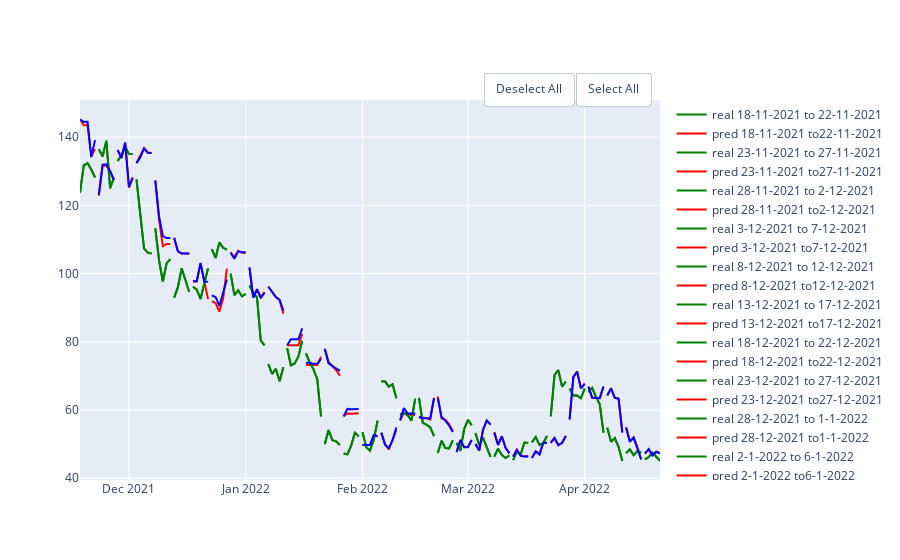

This figure's notebook cell:
### Markdown cell above
## Gradient Boost

### Code cell
gb_mae = GradientBoostingRegressor(random_state = 10 , criterion='mae')
gb_mse = GradientBoostingRegressor(random_state = 10 , criterion='mse')

df = pd.DataFrame(columns = ['MAE', 'MSE','RMSE','R2'], index = ['mae','mse'])
show_results(df, df_axs,'close',100,5,gb_mae, gb_mse)

### Figure 1 — Plotly figure (JSON) as saved in the notebook; plotly's stock layout.template omitted (floating-point values rounded to 4 significant figures)
{"data": [{"line": {"color": "green"}, "mode": "lines", "name": "real 18-11-2021 to 22-11-2021", "type": "scatter", "x": ["2021-11-18T00:00:00", "2021-11-19T00:00:00", "2021-11-20T00:00:00", "2021-11-21T00:00:00", "2021-11-22T00:00:00"], "y": [123.8, 131.7, 132.4, 130.5, 128.2]}, {"line": {"color": "red"}, "mode": "lines", "name": "pred 18-11-2021 to22-11-2021", "type": "scatter", "x": ["2021-11-18T00:00:00", "2021-11-19T00:00:00", "2021-11-20T00:00:00", "2021-11-21T00:00:00", "2021-11-22T00:00:00"], "y": [145.3, 143.5, 143.5, 134.4, 136.5]}, {"line": {"color": "green"}, "mode": "lines", "name": "real 23-11-2021 to 27-11-2021", "type": "scatter", "x": ["2021-11-23T00:00:00", "2021-11-24T00:00:00", "2021-11-25T00:00:00", "2021-11-26T00:00:00", "2021-11-27T00:00:00"], "y": [136.5, 134.3, 139.0, 125.0, 128.0]}, {"line": {"color": "red"}, "mode": "lines", "name": "pred 23-11-2021 to27-11-2021", "type": "scatter", "x": ["2021-11-23T00:00:00", "2021-11-24T00:00:00", "2021-11-25T00:00:00", "2021-11-26T00:00:00", "2021-11-27T00:00:00"], "y": [122.9, 131.6, 131.6, 129.8, 127.4]}, {"line": {"color": "green"}, "mode": "lines", "name": "real 28-11-2021 to 2-12-2021", "type": "scatter", "x": ["2021-11-28T00:00:00", "2021-11-29T00:00:00", "2021-11-30T00:00:00", "2021-12-01T00:00:00", "2021-12-02T00:00:00"], "y": [133.0, 134.7, 137.1, 135.1, 135.1]}, {"line": {"color": "red"}, "mode": "lines", "name": "pred 28-11-2021 to2-12-2021", "type": "scatter", "x": ["2021-11-28T00:00:00", "2021-11-29T00:00:00", "2021-11-30T00:00:00", "2021-12-01T00:00:00", "2021-12-02T00:00:00"], "y": [136.2, 133.9, 138.4, 125.2, 128.1]}, {"line": {"color": "green"}, "mode": "lines", "name": "real 3-12-2021 to 7-12-2021", "type": "scatter", "x": ["2021-12-03T00:00:00", "2021-12-04T00:00:00", "2021-12-05T00:00:00", "2021-12-06T00:00:00", "2021-12-07T00:00:00"], "y": [127.6, 118.0, 107.4, 106.1, 105.9]}, {"line": {"color": "red"}, "mode": "lines", "name": "pred 3-12-2021 to7-12-2021", "type": "scatter", "x": ["2021-12-03T00:00:00", "2021-12-04T00:00:00", "2021-12-05T00:00:00", "2021-12-06T00:00:00", "2021-12-07T00:00:00"], "y": [132.4, 134.7, 136.7, 135.5, 135.4]}, {"line": {"color": "green"}, "mode": "lines", "name": "real 8-12-2021 to 12-12-2021", "type": "scatter", "x": ["2021-12-08T00:00:00", "2021-12-09T00:00:00", "2021-12-10T00:00:00", "2021-12-11T00:00:00", "2021-12-12T00:00:00"], "y": [113.3, 103.8, 97.66, 103.0, 104.3]}, {"line": {"color": "red"}, "mode": "lines", "name": "pred 8-12-2021 to12-12-2021", "type": "scatter", "x": ["2021-12-08T00:00:00", "2021-12-09T00:00:00", "2021-12-10T00:00:00", "2021-12-11T00:00:00", "2021-12-12T00:00:00"], "y": [127.3, 115.7, 108.0, 108.6, 108.6]}, {"line": {"color": "green"}, "mode": "lines", "name": "real 13-12-2021 to 17-12-2021", "type": "scatter", "x": ["2021-12-13T00:00:00", "2021-12-14T00:00:00", "2021-12-15T00:00:00", "2021-12-16T00:00:00", "2021-12-17T00:00:00"], "y": [92.92, 96.02, 101.6, 98.03, 94.59]}, {"line": {"color": "red"}, "mode": "lines", "name": "pred 13-12-2021 to17-12-2021", "type": "scatter", "x": ["2021-12-13T00:00:00", "2021-12-14T00:00:00", "2021-12-15T00:00:00", "2021-12-16T00:00:00", "2021-12-17T00:00:00"], "y": [110.4, 106.5, 105.9, 105.9, 105.9]}, {"line": {"color": "green"}, "mode": "lines", "name": "real 18-12-2021 to 22-12-2021", "type": "scatter", "x": ["2021-12-18T00:00:00", "2021-12-19T00:00:00", "2021-12-20T00:00:00", "2021-12-21T00:00:00", "2021-12-22T00:00:00"], "y": [96.15, 95.3, 92.57, 97.24, 101.5]}, {"line": {"color": "red"}, "mode": "lines", "name": "pred 18-12-2021 to22-12-2021", "type": "scatter", "x": ["2021-12-18T00:00:00", "2021-12-19T00:00:00", "2021-12-20T00:00:00", "2021-12-21T00:00:00", "2021-12-22T00:00:00"], "y": [97.67, 97.67, 103.1, 97.67, 92.5]}, {"line": {"color": "green"}, "mode": "lines", "name": "real 23-12-2021 to 27-12-2021", "type": "scatter", "x": ["2021-12-23T00:00:00", "2021-12-24T00:00:00", "2021-12-25T00:00:00", "2021-12-26T00:00:00", "2021-12-27T00:00:00"], "y": [107.2, 104.6, 109.1, 107.6, 107.0]}, {"line": {"color": "red"}, "mode": "lines", "name": "pred 23-12-2021 to27-12-2021", "type": "scatter", "x": ["2021-12-23T00:00:00", "2021-12-24T00:00:00", "2021-12-25T00:00:00", "2021-12-26T00:00:00", "2021-12-27T00:00:00"], "y": [91.94, 91.34, 88.84, 92.65, 101.4]}, {"line": {"color": "green"}, "mode": "lines", "name": "real 28-12-2021 to 1-1-2022", "type": "scatter", "x": ["2021-12-28T00:00:00", "2021-12-29T00:00:00", "2021-12-30T00:00:00", "2021-12-31T00:00:00", "2022-01-01T00:00:00"], "y": [99.97, 93.69, 95.1, 93.3, 94.04]}, {"line": {"color": "red"}, "mode": "lines", "name": "pred 28-12-2021 to1-1-2022", "type": "scatter", "x": ["2021-12-28T00:00:00", "2021-12-29T00:00:00", "2021-12-30T00:00:00", "2021-12-31T00:00:00", "2022-01-01T00:00:00"], "y": [106.2, 104.8, 106.7, 106.1, 106.1]}, {"line": {"color": "green"}, "mode": "lines", "name": "real 2-1-2022 to 6-1-2022", "type": "scatter", "x": ["2022-01-02T00:00:00", "2022-01-03T00:00:00", "2022-01-04T00:00:00", "2022-01-05T00:00:00", "2022-01-06T00:00:00"], "y": [96.51, 94.32, 93.0, 80.35, 78.97]}, {"line": {"color": "red"}, "mode": "lines", "name": "pred 2-1-2022 to6-1-2022", "type": "scatter", "x": ["2022-01-02T00:00:00", "2022-01-03T00:00:00", "2022-01-04T00:00:00", "2022-01-05T00:00:00", "2022-01-06T00:00:00"], "y": [101.7, 93.01, 95.3, 93.01, 94.6]}, {"line": {"color": "green"}, "mode": "lines", "name": "real 7-1-2022 to 11-1-2022", "type": "scatter", "x": ["2022-01-07T00:00:00", "2022-01-08T00:00:00", "2022-01-09T00:00:00", "2022-01-10T00:00:00", "2022-01-11T00:00:00"], "y": [73.45, 70.58, 72.05, 68.44, 72.55]}, {"line": {"color": "red"}, "mode": "lines", "name": "pred 7-1-2022 to11-1-2022", "type": "scatter", "x": ["2022-01-07T00:00:00", "2022-01-08T00:00:00", "2022-01-09T00:00:00", "2022-01-10T00:00:00", "2022-01-11T00:00:00"], "y": [96.22, 94.6, 93.07, 92.28, 88.23]}, {"line": {"color": "green"}, "mode": "lines", "name": "real 12-1-2022 to 16-1-2022", "type": "scatter", "x": ["2022-01-12T00:00:00", "2022-01-13T00:00:00", "2022-01-14T00:00:00", "2022-01-15T00:00:00", "2022-01-16T00:00:00"], "y": [78.15, 73.08, 73.67, 75.71, 80.28]}, {"line": {"color": "red"}, "mode": "lines", "name": "pred 12-1-2022 to16-1-2022", "type": "scatter", "x": ["2022-01-12T00:00:00", "2022-01-13T00:00:00", "2022-01-14T00:00:00", "2022-01-15T00:00:00", "2022-01-16T00:00:00"], "y": [78.99, 79.01, 79.01, 79.02, 82.29]}, {"line": {"color": "green"}, "mode": "lines", "name": "real 17-1-2022 to 21-1-2022", "type": "scatter", "x": ["2022-01-17T00:00:00", "2022-01-18T00:00:00", "2022-01-19T00:00:00", "2022-01-20T00:00:00", "2022-01-21T00:00:00"], "y": [76.62, 73.9, 71.9, 69.04, 58.1]}, {"line": {"color": "red"}, "mode": "lines", "name": "pred 17-1-2022 to21-1-2022", "type": "scatter", "x": ["2022-01-17T00:00:00", "2022-01-18T00:00:00", "2022-01-19T00:00:00", "2022-01-20T00:00:00", "2022-01-21T00:00:00"], "y": [73.19, 73.18, 73.16, 73.17, 75.62]}, {"line": {"color": "green"}, "mode": "lines", "name": "real 22-1-2022 to 26-1-2022", "type": "scatter", "x": ["2022-01-22T00:00:00", "2022-01-23T00:00:00", "2022-01-24T00:00:00", "2022-01-25T00:00:00", "2022-01-26T00:00:00"], "y": [50.0, 54.13, 51.17, 50.79, 49.7]}, {"line": {"color": "red"}, "mode": "lines", "name": "pred 22-1-2022 to26-1-2022", "type": "scatter", "x": ["2022-01-22T00:00:00", "2022-01-23T00:00:00", "2022-01-24T00:00:00", "2022-01-25T00:00:00", "2022-01-26T00:00:00"], "y": [77.85, 74.06, 72.9, 71.75, 70.05]}, {"line": {"color": "green"}, "mode": "lines", "name": "real 27-1-2022 to 31-1-2022", "type": "scatter", "x": ["2022-01-27T00:00:00", "2022-01-28T00:00:00", "2022-01-29T00:00:00", "2022-01-30T00:00:00", "2022-01-31T00:00:00"], "y": [47.26, 46.99, 49.57, 53.36, 52.28]}, {"line": {"color": "red"}, "mode": "lines", "name": "pred 27-1-2022 to31-1-2022", "type": "scatter", "x": ["2022-01-27T00:00:00", "2022-01-28T00:00:00", "2022-01-29T00:00:00", "2022-01-30T00:00:00", "2022-01-31T00:00:00"], "y": [58.16, 58.99, 58.92, 59.02, 59.02]}, {"line": {"color": "green"}, "mode": "lines", "name": "real 1-2-2022 to 5-2-2022", "type": "scatter", "x": ["2022-02-01T00:00:00", "2022-02-02T00:00:00", "2022-02-03T00:00:00", "2022-02-04T00:00:00", "2022-02-05T00:00:00"], "y": [53.48, 49.08, 48.09, 51.23, 56.89]}, {"line": {"color": "red"}, "mode": "lines", "name": "pred 1-2-2022 to5-2-2022", "type": "scatter", "x": ["2022-02-01T00:00:00", "2022-02-02T00:00:00", "2022-02-03T00:00:00", "2022-02-04T00:00:00", "2022-02-05T00:00:00"], "y": [49.77, 49.77, 49.79, 52.51, 52.3]}, {"line": {"color": "green"}, "mode": "lines", "name": "real 6-2-2022 to 10-2-2022", "type": "scatter", "x": ["2022-02-06T00:00:00", "2022-02-07T00:00:00", "2022-02-08T00:00:00", "2022-02-09T00:00:00", "2022-02-10T00:00:00"], "y": [68.42, 68.34, 66.85, 67.55, 63.47]}, {"line": {"color": "red"}, "mode": "lines", "name": "pred 6-2-2022 to10-2-2022", "type": "scatter", "x": ["2022-02-06T00:00:00", "2022-02-07T00:00:00", "2022-02-08T00:00:00", "2022-02-09T00:00:00", "2022-02-10T00:00:00"], "y": [53.32, 49.91, 48.41, 51.17, 54.24]}, {"line": {"color": "green"}, "mode": "lines", "name": "real 11-2-2022 to 15-2-2022", "type": "scatter", "x": ["2022-02-11T00:00:00", "2022-02-12T00:00:00", "2022-02-13T00:00:00", "2022-02-14T00:00:00", "2022-02-15T00:00:00"], "y": [58.65, 59.12, 58.45, 56.87, 63.29]}, {"line": {"color": "red"}, "mode": "lines", "name": "pred 11-2-2022 to15-2-2022", "type": "scatter", "x": ["2022-02-11T00:00:00", "2022-02-12T00:00:00", "2022-02-13T00:00:00", "2022-02-14T00:00:00", "2022-02-15T00:00:00"], "y": [56.92, 59.23, 58.59, 58.56, 58.54]}, {"line": {"color": "green"}, "mode": "lines", "name": "real 16-2-2022 to 20-2-2022", "type": "scatter", "x": ["2022-02-16T00:00:00", "2022-02-17T00:00:00", "2022-02-18T00:00:00", "2022-02-19T00:00:00", "2022-02-20T00:00:00"], "y": [63.58, 56.26, 55.69, 54.88, 52.34]}, {"line": {"color": "red"}, "mode": "lines", "name": "pred 16-2-2022 to20-2-2022", "type": "scatter", "x": ["2022-02-16T00:00:00", "2022-02-17T00:00:00", "2022-02-18T00:00:00", "2022-02-19T00:00:00", "2022-02-20T00:00:00"], "y": [57.78, 57.65, 57.67, 57.21, 63.54]}, {"line": {"color": "green"}, "mode": "lines", "name": "real 21-2-2022 to 25-2-2022", "type": "scatter", "x": ["2022-02-21T00:00:00", "2022-02-22T00:00:00", "2022-02-23T00:00:00", "2022-02-24T00:00:00", "2022-02-25T00:00:00"], "y": [47.4, 50.99, 48.87, 48.76, 51.08]}, {"line": {"color": "red"}, "mode": "lines", "name": "pred 21-2-2022 to25-2-2022", "type": "scatter", "x": ["2022-02-21T00:00:00", "2022-02-22T00:00:00", "2022-02-23T00:00:00", "2022-02-24T00:00:00", "2022-02-25T00:00:00"], "y": [63.95, 57.49, 57.15, 55.9, 53.8]}, {"line": {"color": "green"}, "mode": "lines", "name": "real 26-2-2022 to 2-3-2022", "type": "scatter", "x": ["2022-02-26T00:00:00", "2022-02-27T00:00:00", "2022-02-28T00:00:00", "2022-03-01T00:00:00", "2022-03-02T00:00:00"], "y": [50.33, 48.04, 54.41, 57.11, 55.53]}, {"line": {"color": "red"}, "mode": "lines", "name": "pred 26-2-2022 to2-3-2022", "type": "scatter", "x": ["2022-02-26T00:00:00", "2022-02-27T00:00:00", "2022-02-28T00:00:00", "2022-03-01T00:00:00", "2022-03-02T00:00:00"], "y": [47.64, 51.19, 49.14, 49.14, 51.19]}, {"line": {"color": "green"}, "mode": "lines", "name": "real 3-3-2022 to 7-3-2022", "type": "scatter", "x": ["2022-03-03T00:00:00", "2022-03-04T00:00:00", "2022-03-05T00:00:00", "2022-03-06T00:00:00", "2022-03-07T00:00:00"], "y": [53.28, 49.68, 51.91, 48.86, 46.29]}, {"line": {"color": "red"}, "mode": "lines", "name": "pred 3-3-2022 to7-3-2022", "type": "scatter", "x": ["2022-03-03T00:00:00", "2022-03-04T00:00:00", "2022-03-05T00:00:00", "2022-03-06T00:00:00", "2022-03-07T00:00:00"], "y": [49.98, 48.11, 54.13, 56.88, 55.8]}, {"line": {"color": "green"}, "mode": "lines", "name": "real 8-3-2022 to 12-3-2022", "type": "scatter", "x": ["2022-03-08T00:00:00", "2022-03-09T00:00:00", "2022-03-10T00:00:00", "2022-03-11T00:00:00", "2022-03-12T00:00:00"], "y": [46.34, 48.65, 46.82, 45.93, 46.66]}, {"line": {"color": "red"}, "mode": "lines", "name": "pred 8-3-2022 to12-3-2022", "type": "scatter", "x": ["2022-03-08T00:00:00", "2022-03-09T00:00:00", "2022-03-10T00:00:00", "2022-03-11T00:00:00", "2022-03-12T00:00:00"], "y": [53.5, 49.84, 52.24, 48.88, 47.38]}, {"line": {"color": "green"}, "mode": "lines", "name": "real 13-3-2022 to 17-3-2022", "type": "scatter", "x": ["2022-03-13T00:00:00", "2022-03-14T00:00:00", "2022-03-15T00:00:00", "2022-03-16T00:00:00", "2022-03-17T00:00:00"], "y": [45.32, 47.84, 46.96, 50.45, 50.32]}, {"line": {"color": "red"}, "mode": "lines", "name": "pred 13-3-2022 to17-3-2022", "type": "scatter", "x": ["2022-03-13T00:00:00", "2022-03-14T00:00:00", "2022-03-15T00:00:00", "2022-03-16T00:00:00", "2022-03-17T00:00:00"], "y": [46.36, 48.39, 46.64, 46.36, 46.52]}, {"line": {"color": "green"}, "mode": "lines", "name": "real 18-3-2022 to 22-3-2022", "type": "scatter", "x": ["2022-03-18T00:00:00", "2022-03-19T00:00:00", "2022-03-20T00:00:00", "2022-03-21T00:00:00", "2022-03-22T00:00:00"], "y": [50.51, 52.07, 49.75, 50.3, 52.39]}, {"line": {"color": "red"}, "mode": "lines", "name": "pred 18-3-2022 to22-3-2022", "type": "scatter", "x": ["2022-03-18T00:00:00", "2022-03-19T00:00:00", "2022-03-20T00:00:00", "2022-03-21T00:00:00", "2022-03-22T00:00:00"], "y": [45.95, 47.87, 46.96, 50.42, 50.42]}, {"line": {"color": "green"}, "mode": "lines", "name": "real 23-3-2022 to 27-3-2022", "type": "scatter", "x": ["2022-03-23T00:00:00", "2022-03-24T00:00:00", "2022-03-25T00:00:00", "2022-03-26T00:00:00", "2022-03-27T00:00:00"], "y": [58.12, 70.31, 71.66, 66.89, 68.31]}, {"line": {"color": "red"}, "mode": "lines", "name": "pred 23-3-2022 to27-3-2022", "type": "scatter", "x": ["2022-03-23T00:00:00", "2022-03-24T00:00:00", "2022-03-25T00:00:00", "2022-03-26T00:00:00", "2022-03-27T00:00:00"], "y": [50.48, 51.71, 49.68, 50.3, 52.37]}, {"line": {"color": "green"}, "mode": "lines", "name": "real 28-3-2022 to 1-4-2022", "type": "scatter", "x": ["2022-03-28T00:00:00", "2022-03-29T00:00:00", "2022-03-30T00:00:00", "2022-03-31T00:00:00", "2022-04-01T00:00:00"], "y": [66.33, 64.23, 64.23, 63.45, 66.26]}, {"line": {"color": "red"}, "mode": "lines", "name": "pred 28-3-2022 to1-4-2022", "type": "scatter", "x": ["2022-03-28T00:00:00", "2022-03-29T00:00:00", "2022-03-30T00:00:00", "2022-03-31T00:00:00", "2022-04-01T00:00:00"], "y": [57.5, 69.66, 71.34, 66.36, 67.84]}, {"line": {"color": "green"}, "mode": "lines", "name": "real 2-4-2022 to 6-4-2022", "type": "scatter", "x": ["2022-04-02T00:00:00", "2022-04-03T00:00:00", "2022-04-04T00:00:00", "2022-04-05T00:00:00", "2022-04-06T00:00:00"], "y": [65.22, 66.47, 63.84, 61.66, 53.35]}, {"line": {"color": "red"}, "mode": "lines", "name": "pred 2-4-2022 to6-4-2022", "type": "scatter", "x": ["2022-04-02T00:00:00", "2022-04-03T00:00:00", "2022-04-04T00:00:00", "2022-04-05T00:00:00", "2022-04-06T00:00:00"], "y": [66.87, 63.54, 63.54, 63.46, 66.86]}, {"line": {"color": "green"}, "mode": "lines", "name": "real 7-4-2022 to 11-4-2022", "type": "scatter", "x": ["2022-04-07T00:00:00", "2022-04-08T00:00:00", "2022-04-09T00:00:00", "2022-04-10T00:00:00", "2022-04-11T00:00:00"], "y": [54.83, 50.66, 51.76, 49.18, 45.05]}, {"line": {"color": "red"}, "mode": "lines", "name": "pred 7-4-2022 to11-4-2022", "type": "scatter", "x": ["2022-04-07T00:00:00", "2022-04-08T00:00:00", "2022-04-09T00:00:00", "2022-04-10T00:00:00", "2022-04-11T00:00:00"], "y": [64.26, 66.41, 63.59, 63.39, 53.63]}, {"line": {"color": "green"}, "mode": "lines", "name": "real 12-4-2022 to 16-4-2022", "type": "scatter", "x": ["2022-04-12T00:00:00", "2022-04-13T00:00:00", "2022-04-14T00:00:00", "2022-04-15T00:00:00", "2022-04-16T00:00:00"], "y": [47.35, 48.44, 46.77, 47.94, 47.5]}, {"line": {"color": "red"}, "mode": "lines", "name": "pred 12-4-2022 to16-4-2022", "type": "scatter", "x": ["2022-04-12T00:00:00", "2022-04-13T00:00:00", "2022-04-14T00:00:00", "2022-04-15T00:00:00", "2022-04-16T00:00:00"], "y": [54.91, 50.79, 51.91, 49.13, 45.57]}, {"line": {"color": "green"}, "mode": "lines", "name": "real 17-4-2022 to 21-4-2022", "type": "scatter", "x": ["2022-04-17T00:00:00", "2022-04-18T00:00:00", "2022-04-19T00:00:00", "2022-04-20T00:00:00", "2022-04-21T00:00:00"], "y": [45.54, 46.21, 47.44, 46.15, 45.1]}, {"line": {"color": "red"}, "mode": "lines", "name": "pred 17-4-2022 to21-4-2022", "type": "scatter", "x": ["2022-04-17T00:00:00", "2022-04-18T00:00:00", "2022-04-19T00:00:00", "2022-04-20T00:00:00", "2022-04-21T00:00:00"], "y": [47.11, 48.5, 46.73, 47.87, 47.35]}, {"line": {"color": "green"}, "mode": "lines", "name": "real 18-11-2021 to 22-11-2021", "type": "scatter", "x": ["2021-11-18T00:00:00", "2021-11-19T00:00:00", "2021-11-20T00:00:00", "2021-11-21T00:00:00", "2021-11-22T00:00:00"], "y": [123.8, 131.7, 132.4, 130.5, 128.2]}, {"line": {"color": "blue"}, "mode": "lines", "name": "pred 18-11-2021 to22-11-2021", "type": "scatter", "x": ["2021-11-18T00:00:00", "2021-11-19T00:00:00", "2021-11-20T00:00:00", "2021-11-21T00:00:00", "2021-11-22T00:00:00"], "y": [145.2, 144.5, 144.5, 134.2, 139.1]}, {"line": {"color": "green"}, "mode": "lines", "name": "real 23-11-2021 to 27-11-2021", "type": "scatter", "x": ["2021-11-23T00:00:00", "2021-11-24T00:00:00", "2021-11-25T00:00:00", "2021-11-26T00:00:00", "2021-11-27T00:00:00"], "y": [136.5, 134.3, 139.0, 125.0, 128.0]}, {"line": {"color": "blue"}, "mode": "lines", "name": "pred 23-11-2021 to27-11-2021", "type": "scatter", "x": ["2021-11-23T00:00:00", "2021-11-24T00:00:00", "2021-11-25T00:00:00", "2021-11-26T00:00:00", "2021-11-27T00:00:00"], "y": [123.1, 132.0, 132.0, 130.1, 127.5]}, {"line": {"color": "green"}, "mode": "lines", "name": "real 28-11-2021 to 2-12-2021", "type": "scatter", "x": ["2021-11-28T00:00:00", "2021-11-29T00:00:00", "2021-11-30T00:00:00", "2021-12-01T00:00:00", "2021-12-02T00:00:00"], "y": [133.0, 134.7, 137.1, 135.1, 135.1]}, {"line": {"color": "blue"}, "mode": "lines", "name": "pred 28-11-2021 to2-12-2021", "type": "scatter", "x": ["2021-11-28T00:00:00", "2021-11-29T00:00:00", "2021-11-30T00:00:00", "2021-12-01T00:00:00", "2021-12-02T00:00:00"], "y": [136.2, 133.9, 138.4, 125.4, 128.2]}, {"line": {"color": "green"}, "mode": "lines", "name": "real 3-12-2021 to 7-12-2021", "type": "scatter", "x": ["2021-12-03T00:00:00", "2021-12-04T00:00:00", "2021-12-05T00:00:00", "2021-12-06T00:00:00", "2021-12-07T00:00:00"], "y": [127.6, 118.0, 107.4, 106.1, 105.9]}, {"line": {"color": "blue"}, "mode": "lines", "name": "pred 3-12-2021 to7-12-2021", "type": "scatter", "x": ["2021-12-03T00:00:00", "2021-12-04T00:00:00", "2021-12-05T00:00:00", "2021-12-06T00:00:00", "2021-12-07T00:00:00"], "y": [132.4, 134.1, 136.7, 135.4, 135.3]}, {"line": {"color": "green"}, "mode": "lines", "name": "real 8-12-2021 to 12-12-2021", "type": "scatter", "x": ["2021-12-08T00:00:00", "2021-12-09T00:00:00", "2021-12-10T00:00:00", "2021-12-11T00:00:00", "2021-12-12T00:00:00"], "y": [113.3, 103.8, 97.66, 103.0, 104.3]}, {"line": {"color": "blue"}, "mode": "lines", "name": "pred 8-12-2021 to12-12-2021", "type": "scatter", "x": ["2021-12-08T00:00:00", "2021-12-09T00:00:00", "2021-12-10T00:00:00", "2021-12-11T00:00:00", "2021-12-12T00:00:00"], "y": [127.3, 116.8, 111.0, 110.4, 110.4]}, {"line": {"color": "green"}, "mode": "lines", "name": "real 13-12-2021 to 17-12-2021", "type": "scatter", "x": ["2021-12-13T00:00:00", "2021-12-14T00:00:00", "2021-12-15T00:00:00", "2021-12-16T00:00:00", "2021-12-17T00:00:00"], "y": [92.92, 96.02, 101.6, 98.03, 94.59]}, {"line": {"color": "blue"}, "mode": "lines", "name": "pred 13-12-2021 to17-12-2021", "type": "scatter", "x": ["2021-12-13T00:00:00", "2021-12-14T00:00:00", "2021-12-15T00:00:00", "2021-12-16T00:00:00", "2021-12-17T00:00:00"], "y": [110.5, 106.5, 105.9, 105.9, 105.9]}, {"line": {"color": "green"}, "mode": "lines", "name": "real 18-12-2021 to 22-12-2021", "type": "scatter", "x": ["2021-12-18T00:00:00", "2021-12-19T00:00:00", "2021-12-20T00:00:00", "2021-12-21T00:00:00", "2021-12-22T00:00:00"], "y": [96.15, 95.3, 92.57, 97.24, 101.5]}, {"line": {"color": "blue"}, "mode": "lines", "name": "pred 18-12-2021 to22-12-2021", "type": "scatter", "x": ["2021-12-18T00:00:00", "2021-12-19T00:00:00", "2021-12-20T00:00:00", "2021-12-21T00:00:00", "2021-12-22T00:00:00"], "y": [97.72, 97.73, 103.1, 97.71, 97.58]}, {"line": {"color": "green"}, "mode": "lines", "name": "real 23-12-2021 to 27-12-2021", "type": "scatter", "x": ["2021-12-23T00:00:00", "2021-12-24T00:00:00", "2021-12-25T00:00:00", "2021-12-26T00:00:00", "2021-12-27T00:00:00"], "y": [107.2, 104.6, 109.1, 107.6, 107.0]}, {"line": {"color": "blue"}, "mode": "lines", "name": "pred 23-12-2021 to27-12-2021", "type": "scatter", "x": ["2021-12-23T00:00:00", "2021-12-24T00:00:00", "2021-12-25T00:00:00", "2021-12-26T00:00:00", "2021-12-27T00:00:00"], "y": [93.6, 93.14, 90.51, 94.84, 98.28]}, {"line": {"color": "green"}, "mode": "lines", "name": "real 28-12-2021 to 1-1-2022", "type": "scatter", "x": ["2021-12-28T00:00:00", "2021-12-29T00:00:00", "2021-12-30T00:00:00", "2021-12-31T00:00:00", "2022-01-01T00:00:00"], "y": [99.97, 93.69, 95.1, 93.3, 94.04]}, {"line": {"color": "blue"}, "mode": "lines", "name": "pred 28-12-2021 to1-1-2022", "type": "scatter", "x": ["2021-12-28T00:00:00", "2021-12-29T00:00:00", "2021-12-30T00:00:00", "2021-12-31T00:00:00", "2022-01-01T00:00:00"], "y": [106.1, 104.3, 106.5, 106.2, 106.2]}, {"line": {"color": "green"}, "mode": "lines", "name": "real 2-1-2022 to 6-1-2022", "type": "scatter", "x": ["2022-01-02T00:00:00", "2022-01-03T00:00:00", "2022-01-04T00:00:00", "2022-01-05T00:00:00", "2022-01-06T00:00:00"], "y": [96.51, 94.32, 93.0, 80.35, 78.97]}, {"line": {"color": "blue"}, "mode": "lines", "name": "pred 2-1-2022 to6-1-2022", "type": "scatter", "x": ["2022-01-02T00:00:00", "2022-01-03T00:00:00", "2022-01-04T00:00:00", "2022-01-05T00:00:00", "2022-01-06T00:00:00"], "y": [101.8, 92.91, 95.45, 92.87, 94.42]}, {"line": {"color": "green"}, "mode": "lines", "name": "real 7-1-2022 to 11-1-2022", "type": "scatter", "x": ["2022-01-07T00:00:00", "2022-01-08T00:00:00", "2022-01-09T00:00:00", "2022-01-10T00:00:00", "2022-01-11T00:00:00"], "y": [73.45, 70.58, 72.05, 68.44, 72.55]}, {"line": {"color": "blue"}, "mode": "lines", "name": "pred 7-1-2022 to11-1-2022", "type": "scatter", "x": ["2022-01-07T00:00:00", "2022-01-08T00:00:00", "2022-01-09T00:00:00", "2022-01-10T00:00:00", "2022-01-11T00:00:00"], "y": [96.14, 94.59, 93.18, 92.32, 89.07]}, {"line": {"color": "green"}, "mode": "lines", "name": "real 12-1-2022 to 16-1-2022", "type": "scatter", "x": ["2022-01-12T00:00:00", "2022-01-13T00:00:00", "2022-01-14T00:00:00", "2022-01-15T00:00:00", "2022-01-16T00:00:00"], "y": [78.15, 73.08, 73.67, 75.71, 80.28]}, {"line": {"color": "blue"}, "mode": "lines", "name": "pred 12-1-2022 to16-1-2022", "type": "scatter", "x": ["2022-01-12T00:00:00", "2022-01-13T00:00:00", "2022-01-14T00:00:00", "2022-01-15T00:00:00", "2022-01-16T00:00:00"], "y": [79.01, 80.75, 80.75, 80.75, 83.97]}, {"line": {"color": "green"}, "mode": "lines", "name": "real 17-1-2022 to 21-1-2022", "type": "scatter", "x": ["2022-01-17T00:00:00", "2022-01-18T00:00:00", "2022-01-19T00:00:00", "2022-01-20T00:00:00", "2022-01-21T00:00:00"], "y": [76.62, 73.9, 71.9, 69.04, 58.1]}, {"line": {"color": "blue"}, "mode": "lines", "name": "pred 17-1-2022 to21-1-2022", "type": "scatter", "x": ["2022-01-17T00:00:00", "2022-01-18T00:00:00", "2022-01-19T00:00:00", "2022-01-20T00:00:00", "2022-01-21T00:00:00"], "y": [73.87, 73.83, 73.53, 73.56, 74.97]}, {"line": {"color": "green"}, "mode": "lines", "name": "real 22-1-2022 to 26-1-2022", "type": "scatter", "x": ["2022-01-22T00:00:00", "2022-01-23T00:00:00", "2022-01-24T00:00:00", "2022-01-25T00:00:00", "2022-01-26T00:00:00"], "y": [50.0, 54.13, 51.17, 50.79, 49.7]}, {"line": {"color": "blue"}, "mode": "lines", "name": "pred 22-1-2022 to26-1-2022", "type": "scatter", "x": ["2022-01-22T00:00:00", "2022-01-23T00:00:00", "2022-01-24T00:00:00", "2022-01-25T00:00:00", "2022-01-26T00:00:00"], "y": [77.96, 73.67, 72.9, 72.25, 71.5]}, {"line": {"color": "green"}, "mode": "lines", "name": "real 27-1-2022 to 31-1-2022", "type": "scatter", "x": ["2022-01-27T00:00:00", "2022-01-28T00:00:00", "2022-01-29T00:00:00", "2022-01-30T00:00:00", "2022-01-31T00:00:00"], "y": [47.26, 46.99, 49.57, 53.36, 52.28]}, {"line": {"color": "blue"}, "mode": "lines", "name": "pred 27-1-2022 to31-1-2022", "type": "scatter", "x": ["2022-01-27T00:00:00", "2022-01-28T00:00:00", "2022-01-29T00:00:00", "2022-01-30T00:00:00", "2022-01-31T00:00:00"], "y": [58.12, 60.33, 60.22, 60.33, 60.33]}, {"line": {"color": "green"}, "mode": "lines", "name": "real 1-2-2022 to 5-2-2022", "type": "scatter", "x": ["2022-02-01T00:00:00", "2022-02-02T00:00:00", "2022-02-03T00:00:00", "2022-02-04T00:00:00", "2022-02-05T00:00:00"], "y": [53.48, 49.08, 48.09, 51.23, 56.89]}, {"line": {"color": "blue"}, "mode": "lines", "name": "pred 1-2-2022 to5-2-2022", "type": "scatter", "x": ["2022-02-01T00:00:00", "2022-02-02T00:00:00", "2022-02-03T00:00:00", "2022-02-04T00:00:00", "2022-02-05T00:00:00"], "y": [49.73, 49.73, 49.74, 52.67, 52.31]}, {"line": {"color": "green"}, "mode": "lines", "name": "real 6-2-2022 to 10-2-2022", "type": "scatter", "x": ["2022-02-06T00:00:00", "2022-02-07T00:00:00", "2022-02-08T00:00:00", "2022-02-09T00:00:00", "2022-02-10T00:00:00"], "y": [68.42, 68.34, 66.85, 67.55, 63.47]}, {"line": {"color": "blue"}, "mode": "lines", "name": "pred 6-2-2022 to10-2-2022", "type": "scatter", "x": ["2022-02-06T00:00:00", "2022-02-07T00:00:00", "2022-02-08T00:00:00", "2022-02-09T00:00:00", "2022-02-10T00:00:00"], "y": [53.37, 49.85, 48.83, 51.19, 54.89]}, {"line": {"color": "green"}, "mode": "lines", "name": "real 11-2-2022 to 15-2-2022", "type": "scatter", "x": ["2022-02-11T00:00:00", "2022-02-12T00:00:00", "2022-02-13T00:00:00", "2022-02-14T00:00:00", "2022-02-15T00:00:00"], "y": [58.65, 59.12, 58.45, 56.87, 63.29]}, {"line": {"color": "blue"}, "mode": "lines", "name": "pred 11-2-2022 to15-2-2022", "type": "scatter", "x": ["2022-02-11T00:00:00", "2022-02-12T00:00:00", "2022-02-13T00:00:00", "2022-02-14T00:00:00", "2022-02-15T00:00:00"], "y": [56.98, 60.6, 58.95, 58.94, 58.94]}, {"line": {"color": "green"}, "mode": "lines", "name": "real 16-2-2022 to 20-2-2022", "type": "scatter", "x": ["2022-02-16T00:00:00", "2022-02-17T00:00:00", "2022-02-18T00:00:00", "2022-02-19T00:00:00", "2022-02-20T00:00:00"], "y": [63.58, 56.26, 55.69, 54.88, 52.34]}, {"line": {"color": "blue"}, "mode": "lines", "name": "pred 16-2-2022 to20-2-2022", "type": "scatter", "x": ["2022-02-16T00:00:00", "2022-02-17T00:00:00", "2022-02-18T00:00:00", "2022-02-19T00:00:00", "2022-02-20T00:00:00"], "y": [58.02, 57.58, 57.59, 57.58, 63.51]}, {"line": {"color": "green"}, "mode": "lines", "name": "real 21-2-2022 to 25-2-2022", "type": "scatter", "x": ["2022-02-21T00:00:00", "2022-02-22T00:00:00", "2022-02-23T00:00:00", "2022-02-24T00:00:00", "2022-02-25T00:00:00"], "y": [47.4, 50.99, 48.87, 48.76, 51.08]}, {"line": {"color": "blue"}, "mode": "lines", "name": "pred 21-2-2022 to25-2-2022", "type": "scatter", "x": ["2022-02-21T00:00:00", "2022-02-22T00:00:00", "2022-02-23T00:00:00", "2022-02-24T00:00:00", "2022-02-25T00:00:00"], "y": [63.46, 57.96, 56.88, 55.46, 53.54]}, {"line": {"color": "green"}, "mode": "lines", "name": "real 26-2-2022 to 2-3-2022", "type": "scatter", "x": ["2022-02-26T00:00:00", "2022-02-27T00:00:00", "2022-02-28T00:00:00", "2022-03-01T00:00:00", "2022-03-02T00:00:00"], "y": [50.33, 48.04, 54.41, 57.11, 55.53]}, {"line": {"color": "blue"}, "mode": "lines", "name": "pred 26-2-2022 to2-3-2022", "type": "scatter", "x": ["2022-02-26T00:00:00", "2022-02-27T00:00:00", "2022-02-28T00:00:00", "2022-03-01T00:00:00", "2022-03-02T00:00:00"], "y": [47.71, 51.19, 49.11, 49.11, 51.2]}, {"line": {"color": "green"}, "mode": "lines", "name": "real 3-3-2022 to 7-3-2022", "type": "scatter", "x": ["2022-03-03T00:00:00", "2022-03-04T00:00:00", "2022-03-05T00:00:00", "2022-03-06T00:00:00", "2022-03-07T00:00:00"], "y": [53.28, 49.68, 51.91, 48.86, 46.29]}, {"line": {"color": "blue"}, "mode": "lines", "name": "pred 3-3-2022 to7-3-2022", "type": "scatter", "x": ["2022-03-03T00:00:00", "2022-03-04T00:00:00", "2022-03-05T00:00:00", "2022-03-06T00:00:00", "2022-03-07T00:00:00"], "y": [50.03, 48.12, 54.15, 56.98, 55.7]}, {"line": {"color": "green"}, "mode": "lines", "name": "real 8-3-2022 to 12-3-2022", "type": "scatter", "x": ["2022-03-08T00:00:00", "2022-03-09T00:00:00", "2022-03-10T00:00:00", "2022-03-11T00:00:00", "2022-03-12T00:00:00"], "y": [46.34, 48.65, 46.82, 45.93, 46.66]}, {"line": {"color": "blue"}, "mode": "lines", "name": "pred 8-3-2022 to12-3-2022", "type": "scatter", "x": ["2022-03-08T00:00:00", "2022-03-09T00:00:00", "2022-03-10T00:00:00", "2022-03-11T00:00:00", "2022-03-12T00:00:00"], "y": [53.36, 49.74, 52.32, 48.91, 47.3]}, {"line": {"color": "green"}, "mode": "lines", "name": "real 13-3-2022 to 17-3-2022", "type": "scatter", "x": ["2022-03-13T00:00:00", "2022-03-14T00:00:00", "2022-03-15T00:00:00", "2022-03-16T00:00:00", "2022-03-17T00:00:00"], "y": [45.32, 47.84, 46.96, 50.45, 50.32]}, {"line": {"color": "blue"}, "mode": "lines", "name": "pred 13-3-2022 to17-3-2022", "type": "scatter", "x": ["2022-03-13T00:00:00", "2022-03-14T00:00:00", "2022-03-15T00:00:00", "2022-03-16T00:00:00", "2022-03-17T00:00:00"], "y": [46.33, 48.27, 46.53, 46.35, 46.39]}, {"line": {"color": "green"}, "mode": "lines", "name": "real 18-3-2022 to 22-3-2022", "type": "scatter", "x": ["2022-03-18T00:00:00", "2022-03-19T00:00:00", "2022-03-20T00:00:00", "2022-03-21T00:00:00", "2022-03-22T00:00:00"], "y": [50.51, 52.07, 49.75, 50.3, 52.39]}, {"line": {"color": "blue"}, "mode": "lines", "name": "pred 18-3-2022 to22-3-2022", "type": "scatter", "x": ["2022-03-18T00:00:00", "2022-03-19T00:00:00", "2022-03-20T00:00:00", "2022-03-21T00:00:00", "2022-03-22T00:00:00"], "y": [45.95, 47.9, 46.94, 50.33, 50.34]}, {"line": {"color": "green"}, "mode": "lines", "name": "real 23-3-2022 to 27-3-2022", "type": "scatter", "x": ["2022-03-23T00:00:00", "2022-03-24T00:00:00", "2022-03-25T00:00:00", "2022-03-26T00:00:00", "2022-03-27T00:00:00"], "y": [58.12, 70.31, 71.66, 66.89, 68.31]}, {"line": {"color": "blue"}, "mode": "lines", "name": "pred 23-3-2022 to27-3-2022", "type": "scatter", "x": ["2022-03-23T00:00:00", "2022-03-24T00:00:00", "2022-03-25T00:00:00", "2022-03-26T00:00:00", "2022-03-27T00:00:00"], "y": [50.39, 51.84, 49.71, 50.37, 52.41]}, {"line": {"color": "green"}, "mode": "lines", "name": "real 28-3-2022 to 1-4-2022", "type": "scatter", "x": ["2022-03-28T00:00:00", "2022-03-29T00:00:00", "2022-03-30T00:00:00", "2022-03-31T00:00:00", "2022-04-01T00:00:00"], "y": [66.33, 64.23, 64.23, 63.45, 66.26]}, {"line": {"color": "blue"}, "mode": "lines", "name": "pred 28-3-2022 to1-4-2022", "type": "scatter", "x": ["2022-03-28T00:00:00", "2022-03-29T00:00:00", "2022-03-30T00:00:00", "2022-03-31T00:00:00", "2022-04-01T00:00:00"], "y": [57.17, 69.71, 71.16, 66.33, 67.6]}, {"line": {"color": "green"}, "mode": "lines", "name": "real 2-4-2022 to 6-4-2022", "type": "scatter", "x": ["2022-04-02T00:00:00", "2022-04-03T00:00:00", "2022-04-04T00:00:00", "2022-04-05T00:00:00", "2022-04-06T00:00:00"], "y": [65.22, 66.47, 63.84, 61.66, 53.35]}, {"line": {"color": "blue"}, "mode": "lines", "name": "pred 2-4-2022 to6-4-2022", "type": "scatter", "x": ["2022-04-02T00:00:00", "2022-04-03T00:00:00", "2022-04-04T00:00:00", "2022-04-05T00:00:00", "2022-04-06T00:00:00"], "y": [66.86, 63.58, 63.58, 63.47, 66.86]}, {"line": {"color": "green"}, "mode": "lines", "name": "real 7-4-2022 to 11-4-2022", "type": "scatter", "x": ["2022-04-07T00:00:00", "2022-04-08T00:00:00", "2022-04-09T00:00:00", "2022-04-10T00:00:00", "2022-04-11T00:00:00"], "y": [54.83, 50.66, 51.76, 49.18, 45.05]}, {"line": {"color": "blue"}, "mode": "lines", "name": "pred 7-4-2022 to11-4-2022", "type": "scatter", "x": ["2022-04-07T00:00:00", "2022-04-08T00:00:00", "2022-04-09T00:00:00", "2022-04-10T00:00:00", "2022-04-11T00:00:00"], "y": [64.24, 66.34, 63.57, 63.31, 53.34]}, {"line": {"color": "green"}, "mode": "lines", "name": "real 12-4-2022 to 16-4-2022", "type": "scatter", "x": ["2022-04-12T00:00:00", "2022-04-13T00:00:00", "2022-04-14T00:00:00", "2022-04-15T00:00:00", "2022-04-16T00:00:00"], "y": [47.35, 48.44, 46.77, 47.94, 47.5]}, {"line": {"color": "blue"}, "mode": "lines", "name": "pred 12-4-2022 to16-4-2022", "type": "scatter", "x": ["2022-04-12T00:00:00", "2022-04-13T00:00:00", "2022-04-14T00:00:00", "2022-04-15T00:00:00", "2022-04-16T00:00:00"], "y": [54.88, 50.66, 51.92, 48.95, 45.48]}, {"line": {"color": "green"}, "mode": "lines", "name": "real 17-4-2022 to 21-4-2022", "type": "scatter", "x": ["2022-04-17T00:00:00", "2022-04-18T00:00:00", "2022-04-19T00:00:00", "2022-04-20T00:00:00", "2022-04-21T00:00:00"], "y": [45.54, 46.21, 47.44, 46.15, 45.1]}, {"line": {"color": "blue"}, "mode": "lines", "name": "pred 17-4-2022 to21-4-2022", "type": "scatter", "x": ["2022-04-17T00:00:00", "2022-04-18T00:00:00", "2022-04-19T00:00:00", "2022-04-20T00:00:00", "2022-04-21T00:00:00"], "y": [47.29, 48.53, 46.66, 47.7, 47.32]}], "layout": {"updatemenus": [{"buttons": [{"args": ["visible", "legendonly"], "label": "Deselect All", "method": "restyle"}, {"args": ["visible", true], "label": "Select All", "method": "restyle"}], "direction": "left", "pad": {"r": 10, "t": 10}, "showactive": false, "type": "buttons", "x": 1, "xanchor": "right", "y": 1.1, "yanchor": "top"}]}}
